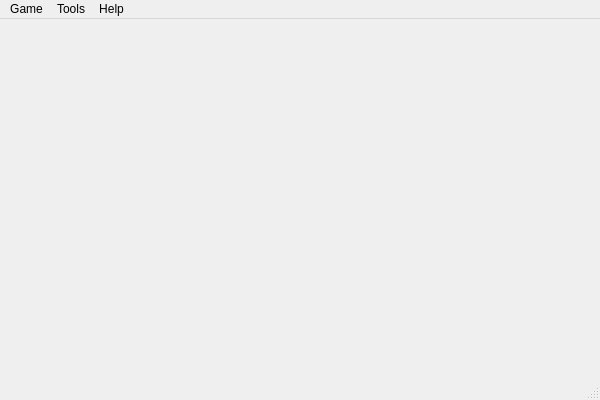
<?xml version="1.0" encoding="UTF-8"?>
<ui version="4.0">
 <class>MainWindow</class>
 <widget class="QMainWindow" name="MainWindow">
  <property name="geometry">
   <rect>
    <x>0</x>
    <y>0</y>
    <width>600</width>
    <height>400</height>
   </rect>
  </property>
  <property name="windowTitle">
   <string>Sanguosha</string>
  </property>
  <widget class="QWidget" name="centralWidget"/>
  <widget class="QMenuBar" name="menuBar">
   <property name="geometry">
    <rect>
     <x>0</x>
     <y>0</y>
     <width>600</width>
     <height>23</height>
    </rect>
   </property>
   <widget class="QMenu" name="menuGame">
    <property name="title">
     <string>Game</string>
    </property>
    <addaction name="actionStart_Game"/>
    <addaction name="actionExit"/>
   </widget>
   <widget class="QMenu" name="menuOptions">
    <property name="title">
     <string>Tools</string>
    </property>
    <addaction name="actionConfigure"/>
    <addaction name="actionStart_Server"/>
    <addaction name="actionGeneral_Overview"/>
    <addaction name="actionCard_Overview"/>
    <addaction name="separator"/>
    <addaction name="actionEnable_Hotkey"/>
    <addaction name="actionView_Discarded"/>
   </widget>
   <widget class="QMenu" name="menuHelp">
    <property name="title">
     <string>Help</string>
    </property>
    <addaction name="actionAbout"/>
    <addaction name="actionAcknowledgement"/>
    <addaction name="separator"/>
    <addaction name="actionAbout_Qt"/>
   </widget>
   <addaction name="menuGame"/>
   <addaction name="menuOptions"/>
   <addaction name="menuHelp"/>
  </widget>
  <widget class="QStatusBar" name="statusBar"/>
  <action name="actionExit">
   <property name="text">
    <string>Exit</string>
   </property>
  </action>
  <action name="actionConfigure">
   <property name="text">
    <string>Configure</string>
   </property>
  </action>
  <action name="actionStart_Server">
   <property name="text">
    <string>Start Server</string>
   </property>
   <property name="shortcut">
    <string>Ctrl+S</string>
   </property>
  </action>
  <action name="actionStart_Game">
   <property name="text">
    <string>Start Game</string>
   </property>
   <property name="shortcut">
    <string>Ctrl+G</string>
   </property>
  </action>
  <action name="actionGeneral_Overview">
   <property name="text">
    <string>General Overview</string>
   </property>
   <property name="shortcut">
    <string>Ctrl+E</string>
   </property>
  </action>
  <action name="actionAbout">
   <property name="text">
    <string>About</string>
   </property>
  </action>
  <action name="actionAcknowledgement">
   <property name="text">
    <string>Acknowledgement</string>
   </property>
  </action>
  <action name="actionCard_Overview">
   <property name="text">
    <string>Card Overview</string>
   </property>
   <property name="shortcut">
    <string>Ctrl+C</string>
   </property>
  </action>
  <action name="actionEnable_Hotkey">
   <property name="checkable">
    <bool>true</bool>
   </property>
   <property name="text">
    <string>Enable Hotkey</string>
   </property>
  </action>
  <action name="actionAbout_Qt">
   <property name="text">
    <string>About Qt</string>
   </property>
  </action>
  <action name="actionView_Discarded">
   <property name="enabled">
    <bool>false</bool>
   </property>
   <property name="text">
    <string>View Discarded</string>
   </property>
   <property name="shortcut">
    <string>Ctrl+D</string>
   </property>
  </action>
 </widget>
 <layoutdefault spacing="6" margin="11"/>
 <resources/>
 <connections/>
</ui>
